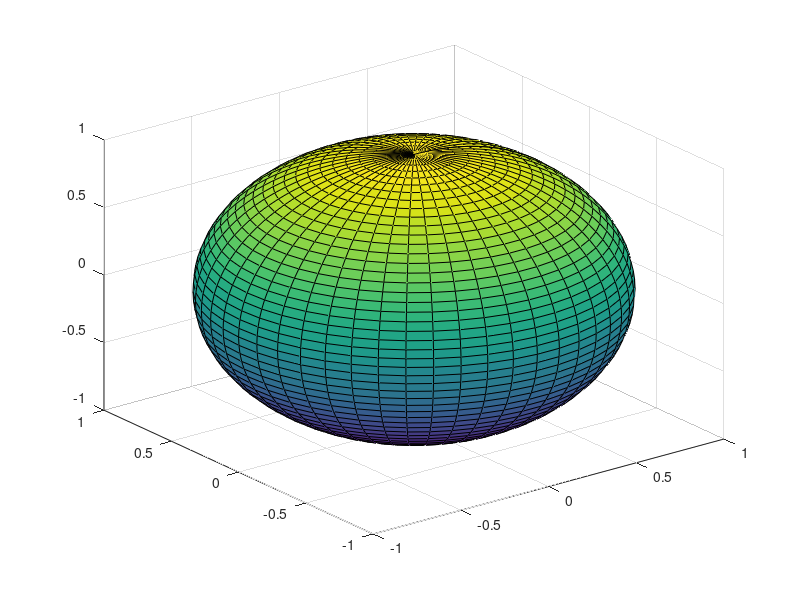

The MATLAB source for this figure:
% MACM 316 - Binary Expressions
% Generates all possible row vectors of length d with {0,1} entries
% Instructor: Ben Adcock
% File name: BinPoly.m

d=8; % Polynomial degree
N=2^(d+1); %Number of binary polynomials of degree <=d
for i=1:N  
    str=dec2base(i-1,2); %Convert the number i-1 to a binary string
    l=length(str);

    % Put the binary representation of i-1 into a row vector b
    b(1:d+1) = -1;
   
    for j=1:l            
        if (str2num(str(j))) == 0
            continue
        else
            b(1,d+1-l+j)= str2num(str(j));
        end
    end
end
R_d = roots(b);
plot(real(R_d),imag(R_d),'*');
axis([-2 2 -2 2]);
title(['Roots of an n x n matrix in the complex plane'],'fontsize',14);
xlabel('Real Axis','fontsize',12);
ylabel('Imaginary Axis','fontsize',12);
sphere(50)